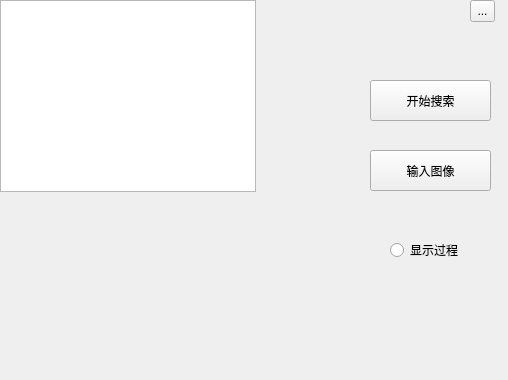
<?xml version="1.0" encoding="UTF-8"?>
<ui version="4.0">
 <class>Widget</class>
 <widget class="QWidget" name="Widget">
  <property name="geometry">
   <rect>
    <x>0</x>
    <y>0</y>
    <width>508</width>
    <height>380</height>
   </rect>
  </property>
  <property name="windowTitle">
   <string>Widget</string>
  </property>
  <widget class="QGraphicsView" name="graphicsView">
   <property name="geometry">
    <rect>
     <x>0</x>
     <y>0</y>
     <width>256</width>
     <height>192</height>
    </rect>
   </property>
  </widget>
  <widget class="QToolButton" name="toolButton">
   <property name="geometry">
    <rect>
     <x>370</x>
     <y>80</y>
     <width>121</width>
     <height>41</height>
    </rect>
   </property>
   <property name="text">
    <string>开始搜索</string>
   </property>
  </widget>
  <widget class="QToolButton" name="toolButton_2">
   <property name="geometry">
    <rect>
     <x>370</x>
     <y>150</y>
     <width>121</width>
     <height>41</height>
    </rect>
   </property>
   <property name="text">
    <string>输入图像</string>
   </property>
  </widget>
  <widget class="QToolButton" name="toolButton_3">
   <property name="geometry">
    <rect>
     <x>470</x>
     <y>0</y>
     <width>25</width>
     <height>22</height>
    </rect>
   </property>
   <property name="text">
    <string>...</string>
   </property>
  </widget>
  <widget class="QRadioButton" name="radioButton">
   <property name="geometry">
    <rect>
     <x>390</x>
     <y>240</y>
     <width>101</width>
     <height>20</height>
    </rect>
   </property>
   <property name="text">
    <string>显示过程</string>
   </property>
  </widget>
 </widget>
 <layoutdefault spacing="6" margin="11"/>
 <resources/>
 <connections/>
</ui>
